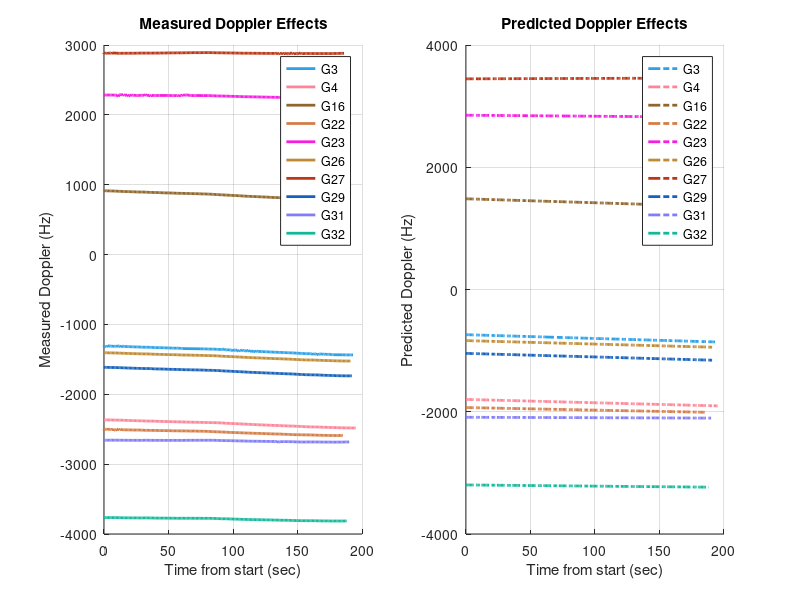

Source code (MATLAB):
% This program plots data from the report
close all;
clear;
clc;

% File Specs
fileID = fopen('Report.txt', 'r');
formatSpec = '%d %f %f %f %d %d %d %d %d %f\n';
sizeA = [10 inf];

% Read in input
fgetl(fileID);
A = fscanf(fileID, formatSpec, sizeA);

% Calculate timeStamps
timeStamps = A(10, :) + 60 * (A(9, :) + 60 * A(8, :));
timeBegin = min(timeStamps);
corrTime = timeStamps - timeBegin;

% Length of A
ASize = length(timeStamps);

% Set up loop vars
PRN = A(1, 1);
startIndex = 1;
satList = {};

% Set up plots
figure('units','normalized','outerposition',[0 0 1 1]);
subplot(1, 2, 1);
title('Measured Doppler Effects');
xlabel('Time from start (sec)'); 
ylabel('Measured Doppler (Hz)');
grid on;
hold on;

subplot(1, 2, 2);
title('Predicted Doppler Effects');
xlabel('Time from start (sec)'); 
ylabel('Predicted Doppler (Hz)');
grid on;
hold on;

for i = 1:ASize
    if (PRN ~= A(1, i) || i == ASize)
        % Plot Values
        color = rand(1, 3);
        
        subplot(1, 2, 1);
        plot(corrTime(startIndex:i-1), A(2, startIndex:i-1), '-', ...
        'LineWidth', 2, 'color', color);
        
        subplot(1, 2, 2);
        plot(corrTime(startIndex:i-1), A(3, startIndex:i-1), '-.', ...
        'LineWidth', 2, 'color', color);     
    
        satList = [satList, sprintf('G%d', PRN)];
        startIndex = i;
    end
    PRN = A(1, i);
end

subplot(1, 2, 1);
legend(satList);

subplot(1, 2, 2);
legend(satList);


saveas(gcf, 'Graph.png');



